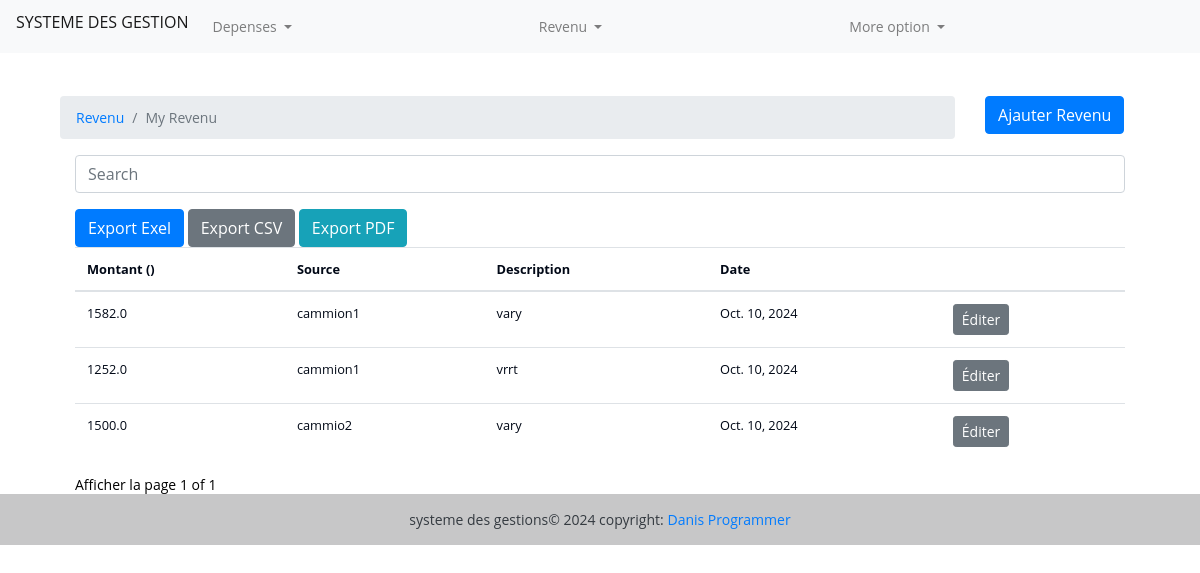
Screenshot of /income/ (signed in) with the database file from the repository.
### userincome/models.py (models this page shows, shortened)
class UserIncome(models.Model):
    amount = models.FloatField()  # DECIMAL
    date = models.DateField(default=now)
    description = models.TextField()
    save_by = models.ForeignKey(to=User, on_delete=models.CASCADE)
    source = models.CharField(max_length=266)
    class Meta:
        ordering:['-date']

### userincome/views.py (the view)
# urls.py: path('', index, name="archive"),
def index(request):
    categories = Source.objects.all()
    income = UserIncome.objects.filter(save_by=request.user)
    paginator = Paginator(income, 4)
    page_number = request.GET.get('page')
    page_obj = Paginator.get_page(paginator, page_number)
    user = request.user
    context = {
        'income': income,
        'page_obj': page_obj,
    }
    return render(request, 'income/index.html', context)

### templates/income/index.html (shortened to what this page needs)
{% extends 'base.html' %}
{% load static %}
{% block content %}
<div class="container mt-4">
  <div class="row">
    <div class="col-md-10">
      <nav aria-label="breadcrumb">
        <ol class="breadcrumb">
          <li class="breadcrumb-item">
            <a href="">Revenu</a>
          </li>
          <li class="breadcrumb-item active" aria-current="page">
            My Revenu
          </li>
        </ol>
      </nav>
    </div>
    <div class="col-md-2">
      <a href="{% url 'add-income'%}" class="btn btn-primary">Ajauter Revenu</a>
    </div>
  </div>
   <div class="container">
    {% include 'partials/_messages.html' %} {% if income.count %}
    <div class=" export-buttons">
      <div class="form-group">
        <input type="text" class="form-control" id="searchField" placeholder="Search">
      </div>
      <div class="pdf">
      <a href="{% url 'expor-excel'%}"  class="btn btn-primary">Export Exel</a>
      <a href="{% url 'expor-csv'%}"  class="btn btn-secondary">Export CSV</a>
      <a href="{% url 'expor-pdf'%}"  class="btn btn-info">Export PDF</a>
    </div>
   </div>
<div class="app-table">
  <table class="table table-stripped table-hover">
    <thead>
      <tr>
        <th>Montant ({{currency}})</th>
        <th>Source</th>
        <th>Description</th>
        <th>Date</th>
        <th></th>
      </tr>
    </thead>
    <tbody>
      {% for income in page_obj%}
      <tr>
        <td>{{income.amount}}</td>
        <td>{{income.source}}</td>
        <td>{{income.description}}</td>
        <td>{{income.date}}</td>
        <td>
          <a
            href="{% url 'income-edit' income.id  %}"
            class="btn btn-secondary btn-sm"
            >Éditer</a
          >
        </td>
      </tr>
      {% endfor %}
    </tbody>
  </table>
</div>
    <div class="pagination-container">
    <div class="">
      Afficher la page {{page_obj.number}} of {{ page_obj.paginator.num_pages }}
    </div>
    {% endif %}
  </div>
</div>
</div>
{% endblock content %}

### static/css/style.css (style rules this page uses)
body { margin: 0; padding: 0; font: 400 .875rem 'Open Sans', sans-serif; color: #000; background: #ffffffce; position: relative; height: 100%; }
.table { background: #ffffffce; font-size: .80rem; color: #010816; }

### rows the page displays
UserIncome: amount "1582.0", source "cammion1", description "vary", date "Oct. 10, 2024"
UserIncome: amount "1252.0", source "cammion1", description "vrrt", date "Oct. 10, 2024"
UserIncome: amount "1500.0", source "cammio2", description "vary", date "Oct. 10, 2024"

### other values shown
{{ page_obj.number }} "1"
{{ page_obj.paginator.num_pages }} "1"
